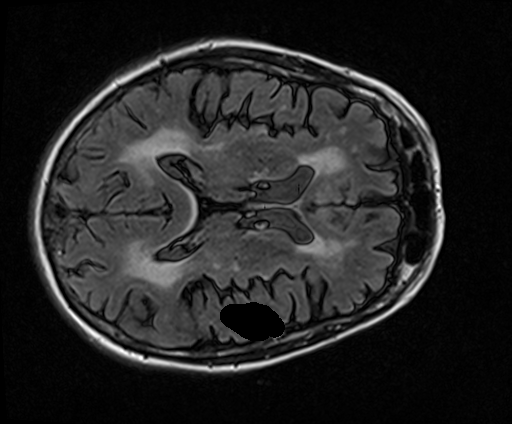
#> input picture Vision Artificial/Material Didactico/MaterialDocente/CODIGO/PECs_anteriores/imagenes/FL_s00082_21.png, 512 x 424 px
$ jupyter execute image_generate_noise.ipynb   (shell and % lines are left out)
#> lines starting #> are read from the running program, lines starting #| are printed output that depends on the picture; long printed decimals are rounded
# Generar y analizar distintos tipos de ruido

## Tipos de ruido
Ruído sal y pimienta: se caracteriza por una distribución aleatoria de píxeles blancos y negros (fallo del sensor a nivel de pixel).

Ruido Gausiano: el ruido Gaussiano muestra una densidad de probabilidad que responde a una distribución normal (o distribución de Gauss). Si un ruido es Gaussiano, la probabilidad que se aleje de más de 3σ del valor promedio es muy baja. Está asociado con la radiación electromagnética.

Ruido Impulsivo: El ruido impulsivo es aquel ruido cuya intensidad aumenta bruscamente durante un impulso. La duración de este impulso es breve en comparación con el tiempo que transcurre entre un impulso y otro. Es similar al ruido sal y pimienta pero, en general, no tendría por qué saturar el valor de los pixeles.

Ruido Speckle (multiplicativo): https://en.wikipedia.org/wiki/Speckle_noise
Speckle is a granular 'noise' that inherently exists in and degrades the quality of the active radar, synthetic aperture radar (SAR), medical ultrasound and optical coherence tomography images.
The vast majority of surfaces, synthetic or natural, are extremely rough on the scale of the wavelength. Images obtained from these surfaces by coherent imaging systems such as laser, SAR, and ultrasound suffer from a common phenomenon called speckle. Speckle, in both cases, is primarily due to the interference of the returning wave at the transducer aperture. The origin of this noise is seen if we model our reflectivity function as an array of scatterers. Because of the finite resolution, at any time we are receiving from a distribution of scatterers within the resolution cell. These scattered signals add coherently; that is, they add constructively and destructively depending on the relative phases of each scattered waveform. Speckle noise results from these patterns of constructive and destructive interference shown as bright and dark dots in the image.

Ruido Poisson: https://en.wikipedia.org/wiki/Image_noise#Shot_noise
The dominant noise in the darker parts of an image from an image sensor is typically that caused by statistical quantum fluctuations, that is, variation in the number of photons sensed at a given exposure level. This noise is known as photon shot noise. Shot noise has a root-mean-square value proportional to the square root of the image intensity, and the noises at different pixels are independent of one another. Shot noise follows a Poisson distribution, which except at very low intensity levels approximates a Gaussian distribution.

Ruido aditivo periódico: https://en.wikipedia.org/wiki/Image_noise#Periodic_noise
A common source of periodic noise in an image is from electrical or electromechanical interference during the image capturing process. An image affected by periodic noise will look like a repeating pattern has been added on top of the original image. In the frequency domain this type of noise can be seen as discrete spikes.

Tutorial "operations with images": https://docs.opencv.org/3.4/d5/d98/tutorial_mat_operations.html

## Función principal:

def noisy(noise_typ,image,params):

Parameters:
    image : ndarray
        Input image data. It will be converted to float in the range [0,1].
        Implemented for 1 and N channels
    mode : str
        One of the following strings, selecting the type of noise to add:

        'gauss'     Gaussian-distributed additive noise.
        'poisson'   Poisson-distributed noise generated from the data.
        's&p'       Salt and Pepper. It replaces random pixels with 0 or 1.
        'speckle'   Multiplicative noise using noisy = image + n*image, where
                    n is uniform noise with specified mean & variance.
        'add_per'   Additive periodic noise
        'spatial'   Additive noise using the expression noisy = image + wG*Gn + wR*Rn,
                    where wG and wR are weights, Gn is a spatial gauss bell and Rn is
                    white noise.
    params: tuple. This params are mode specific. See the code bellow.

## ### CONFIGURAR PATH DE LA IMAGEN #####

[cell 1]
## ### CONFIGURAR PATH DE LA IMAGEN #####

imagePath="imagenes/FL_s00082_21.png"
print("\n imagePath = ", imagePath, "\n")

[cell 2]
import numpy as np
import os
import cv2
from matplotlib import pyplot as plt

[cell 3]
def normalizar(I):
    return (I - I.min()) / (I.max()-I.min())

[cell 4]
def acumulado(image):
    step = 1/256.0
    h=np.zeros(256,np.float32)
    for i in range(1,256):
        h[i] = sum(np.float64(image)<=i*step)
    #print(h)
    return h

[cell 5]
def compareHistograms(I1,I2,title1,title2):
    plt.figure()
    plt.subplot(2, 1, 1)
    plt.hist(I1.ravel(),256,[0,1])
    plt.title(title1)
    plt.ylabel('N')
    plt.xlabel('intensity')
    #plt.show()
    #plt.pause(1)

    plt.subplot(2, 1, 2)
    plt.hist(I2.ravel(),256,[0,1])
    plt.title(title2)
    plt.ylabel('N')
    plt.xlabel('intensity')

    plt.subplots_adjust(left=None, bottom=None, right=None, top=None, wspace=None, hspace=0.6)

    plt.show()
    plt.pause(1)

[cell 6]
def noisy(noise_typ,image,params):

   if np.size(image.shape)==2:
       ch = 1
       row,col= image.shape
   else:
       row,col,ch= image.shape

   # definiciones de cada tipo de ruido.
   if noise_typ == "gauss":
      mean = params[0]
      var = params[1]

      sigma = var**0.5
      if ch == 1:
          gauss = np.random.normal(mean,sigma,(row,col))
      else:
          gauss = np.random.normal(mean,sigma,(row,col,ch))

      #gauss = gauss.reshape(row,col,ch)
      noisy = image + gauss   # ruido aditivo
      return noisy

   elif noise_typ == "s&p":
      s_vs_p = params[0]
      amount = params[1]
      noisy = np.copy(image)
      # Salt mode
      num_salt = np.ceil(amount * image.size * s_vs_p)
      coords = [np.random.randint(0, i - 1, int(num_salt)) for i in image.shape]
      noisy[tuple(coords)] = 1
      # Pepper mode
      num_pepper = np.ceil(amount* image.size * (1. - s_vs_p))
      coords = [np.random.randint(0, i - 1, int(num_pepper)) for i in image.shape]
      noisy[tuple(coords)] = 0
      return noisy
   elif noise_typ == "poisson":
      vals = len(np.unique(image))
      vals = 2 ** np.ceil(np.log2(vals))
      noisy = np.random.poisson(image * vals) / float(vals)

      # [20 lines of commented-out code are left out]
      return noisy

   elif noise_typ =="speckle":
      mean = params[0]
      var = params[1]
      sigma = var**0.5
      if ch == 1:
          gauss = np.random.normal(mean,sigma,(row,col))
      else:
          gauss = np.random.normal(mean,sigma,(row,col,ch))
      noisy = image + image * gauss
      return noisy

   elif noise_typ =="add_per":
      # ruido horizontal:
      pattern = np.zeros(image.shape)
      numBars = params[0]
      nivel= (params[1], params[2])
      step = int(np.floor(image.shape[0]/numBars))
      for i in range(0,numBars+1):
          if i%2:
              pattern[i*step:min((i+1)*step,image.shape[0]), :] = nivel[0]
          else:
              pattern[i*step:min((i+1)*step,image.shape[0]), :] = nivel[1]
      noisy = image + pattern
      return noisy

   elif noise_typ =="spatial":

        sigma = params[0]  # 50  #; %150;
        pesoG = params[1]
        pesoR = params[2]

        vx=np.arange(0,col)
        x = np.repeat(vx[np.newaxis,:], row, 0) - round(col/2)
        vy=np.arange(0,row)
        y = np.repeat(vy[:,np.newaxis], col, 1) - round(row/2)

        P = -( (x)**2 + (y)**2 )   /   (2*sigma**2)
        G = (1/2*np.pi*sigma)*np.exp(P)
        Gn = normalizar(G)
        #cv2.imshow("Gnorm", Gnorm)
        #key = cv2.waitKey(1)
        if ch == 1:
            Rn = np.random.uniform(0,1,(row,col))
        else:
            Rn = np.random.uniform(0,1,(row,col,ch))
        #cv2.imshow("R", R)
        #key = cv2.waitKey(1)
        noisy = normalizar(image + 0.3*Gn + 0.1*Rn)
        #cv2.imshow("noisy", noisy)
        #key = cv2.waitKey(1)
        return noisy, Gn, Rn

Secciones de la práctica:
----

[cell 7]
# cargar imagen de fichero
image0 = cv2.imread(imagePath,0)
#> image0 is the input picture: shape (424, 512); min 0, max 255, mean 35.5

# visualizarla con matplotlib inline
plt.imshow(image0, cmap='gray')

# visualizarla con openCV
cv2.imshow("orig",image0)
key = cv2.waitKey(20)
#> (key Esc is pressed here)

# normalizar la imagen al rango [0,1] de tipo float para facilitar las operaciones
image = image0.astype(np.float32)
imageN = normalizar(image)   #(image-image.min()) / (image.max()-image.min())

plt.figure()
plt.hist(imageN.ravel(),256,[0,1])
plt.ylabel('N')
plt.xlabel('intensity')
plt.show()
#> figure, not shown here; tallest bar 25483 high, from x = 0.0117 to 0.0156
plt.pause(1)

En el histograma de la imagen original se aprecia que hay una gran cantidad de pixeles cercanos al cero (ver pico),  una cantidad significativa de pixeles en [0.2,0.3] y algunos pixeles con valores superiores a 0.4 que están muy distribuidos.

# 2.1 Ruido sal y pimienta

[cell 8]
# 2.1 Ruido sal y pimienta
Isap = noisy("s&p",imageN, (0.5, 0.04))

plt.imshow(Isap, cmap='gray')
compareHistograms(imageN,Isap, "Histogram: Original Image", "Histogram:: Isap")

cv2.imshow("s&p",Isap)
key = cv2.waitKey(20)
#> (key Esc is pressed here)

El ruido sal y pimienta es bastante visible en la imagen original (en este caso, la "sal", porque la "pimienta" se confunde con el fondo). En el hostograma se aprecia un pico en "1".

# 2.2 Ruido gaussiano

[cell 9]
# 2.2 Ruido gaussiano
Igauss = noisy("gauss",imageN, (0,0.01))

plt.imshow(Igauss, cmap='gray')
compareHistograms(imageN,Igauss, "Histogram: Original Image", "Histogram: Igauss")

cv2.imshow("gauss",Igauss)
key = cv2.waitKey(20)
#> (key Esc is pressed here)

El ruido gaussiano corrompe la imagen de manera que el histograma deja de ser significativo cuando se aumenta el valor de la varianza.

# 2.3 Ruido impulsivo
El ruido impulsivo es aquel ruido cuya intensidad aumenta bruscamente durante un impulso. La duración de este impulso es breve en comparación con el tiempo que transcurre entre un impulso y otro. Es similar al ruido sal y pimienta pero, en general, no tendría por qué saturar el valor de los píxeles.

# 2.4 Ruido speckle

[cell 10]
# 2.4 Ruido speckle
Ispeckle = noisy("speckle",imageN, (0, 0.05))

plt.imshow(Ispeckle, cmap='gray')
compareHistograms(imageN,Ispeckle, "Histogram: Original Image", "Histogram Ispeckle")

cv2.imshow("speckle",Ispeckle)
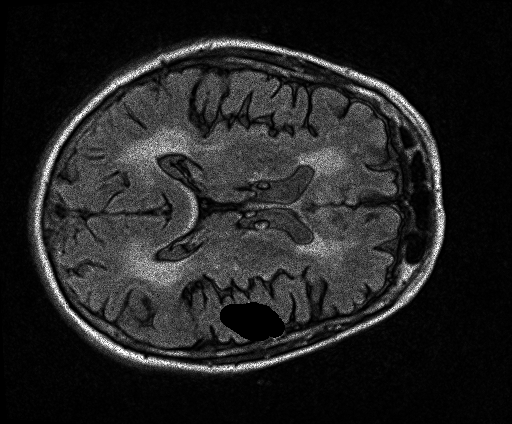
#> window 'speckle': shape (424, 512); min 0, max 255, mean 35
key = cv2.waitKey(20)
#> (key Esc is pressed here)

# 2.5 Ruido Poisson

[cell 11]
# 2.5 Ruido Poisson
Ipoisson = noisy("poisson",imageN, 0)

plt.imshow(Ipoisson, cmap='gray')
compareHistograms(imageN,Ipoisson, "Histogram: Original Image", "Histogram: Ipoisson")

cv2.imshow("poisson",Ipoisson)
key = cv2.waitKey(20)
#> (key Esc is pressed here)

# 2.6 Ruido aditivo periódico

[cell 12]
# 2.6 Ruido aditivo periódico
Iadd_per = noisy("add_per", imageN, (10, .10, .40))
#> in noisy (call 5), `noisy = image + pattern`:
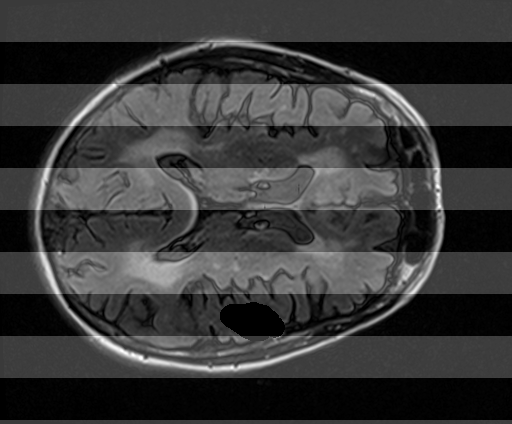
#> noisy: shape (424, 512) float64; min 0.1, max 1.4, mean 0.391; drawn with min black and max white
cv2.imshow("Iadd_per",Iadd_per)
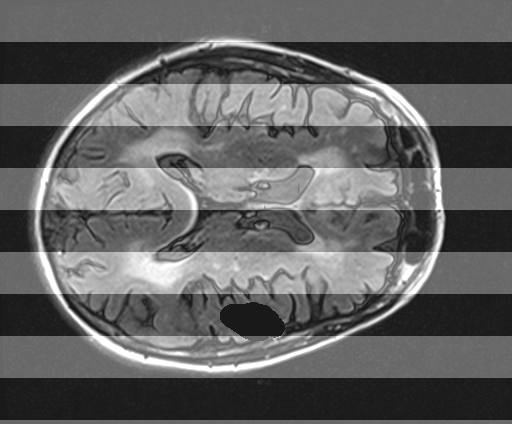
#> window 'Iadd_per': shape (424, 512); min 25, max 255, mean 99
key = cv2.waitKey(20)
#> (key Esc is pressed here)
plt.imshow(Iadd_per, cmap='gray')
compareHistograms(imageN,Iadd_per, "Histogram: Original Image", "Histogram: Iadd_per")

Obsérvese cómo se repite el histograma inicial para los dos valores del ruido periódico añadido (se aprecian pequeñas variaciones porque el histograma original se calcula sobre toda la imagen y éste se divide en dos grupos de pixeles en cada periodo). La adición de una constante conlleva una traslación del histograma.

# 2.7 Ruido espacial

[cell 13]
# 2.7 Ruido espacial
Ispatial, Ig, W = noisy("spatial",imageN, (150,0.3,0.1))
#> in noisy (call 6), `G = (1/2*np.pi*sigma)*np.exp(P)`:
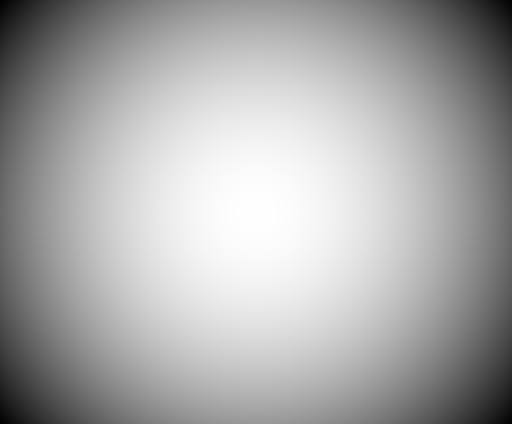
#> P: shape (424, 512) float64; min -2.46, max 0, mean -0.818; drawn with min black and max white
#> in normalizar (call 3), `return (I - I.min()) / (I.max()-I.min())`:
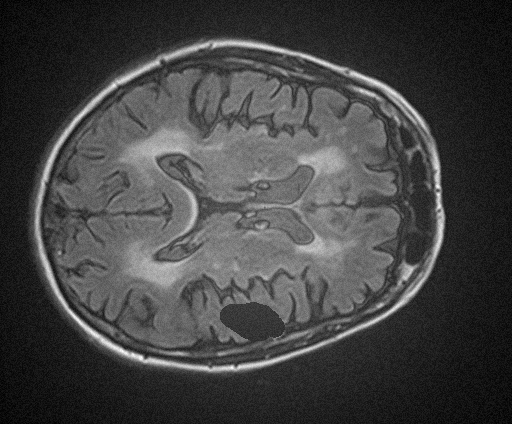
#> returned value: shape (424, 512) float64; min 0, max 1, mean 0.263
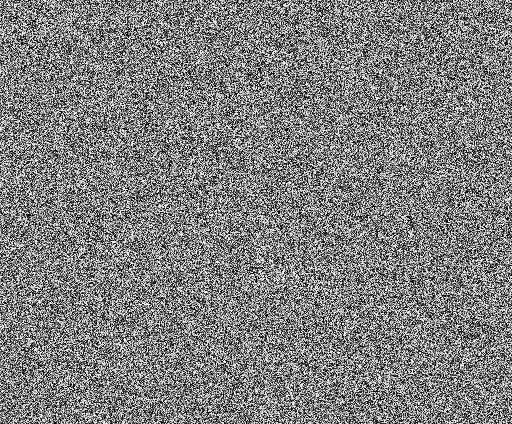
#> W: shape (424, 512) float64; min 2.69e-05, max 1, mean 0.501

plt.imshow(Ispatial, cmap='gray')
plt.title("Image with Noise: Ispatial, sigma=150")
plt.show()
plt.imshow(Ig, cmap='gray')
plt.title("Spatial Noise component: Ig, sigma=150")
plt.show()
plt.imshow(W, cmap='gray')
plt.title("Uniform White Noise component: W, sigma=150")
plt.show()
plt.hist(Ig.ravel(),256,[0,1])
plt.title("Histogram: Spatial Gaussian component")
plt.show()
#> figure, not shown here; tallest bar 1368 high, from x = 0.316 to 0.32
plt.hist(W.ravel(),256,[0,1])
plt.title("Histogram: White noise component (uniform distribution)")
plt.show()
#> figure, not shown here; tallest bar 920 high, from x = 0.621 to 0.625
plt.pause(1)

compareHistograms(imageN,Ispatial, "Histogram: Original Image", "Histogram: Image with Noise (Ispatial)")

cv2.imshow("Ispatial",Ispatial)
key = cv2.waitKey(20)
#> (key Esc is pressed here)

# 2.8 Ruido espacial

[cell 14]
# 2.8 Ruido espacial
sigma=50

Ispatial, Ig, W = noisy("spatial",imageN, (sigma,0.3,0.1))
#> in noisy (call 7), `Gn = normalizar(G)`:
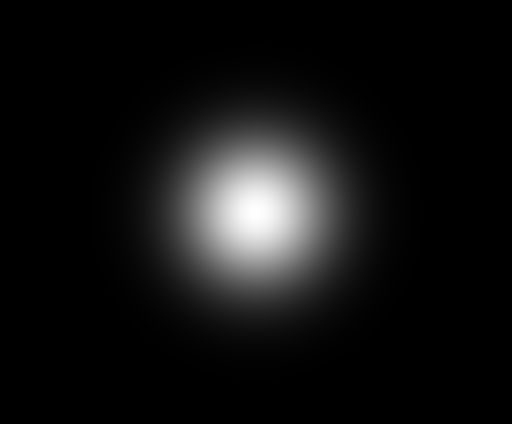
#> G: shape (424, 512) float64; min 1.99e-08, max 78.54, mean 5.7; drawn with min black and max white
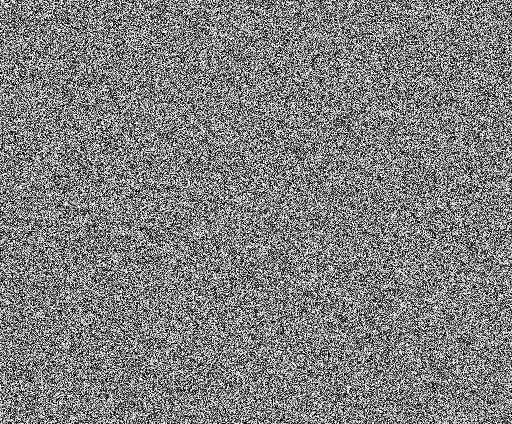
#> W: shape (424, 512) float64; min 3.52e-06, max 1, mean 0.501

plt.imshow(Ispatial, cmap='gray')
plt.title("Image with Noise: Ispatial, sigma=50")
plt.show()
plt.imshow(Ig, cmap='gray')
plt.title("Spatial Noise component: Ig, sigma=50")
plt.show()
plt.imshow(W, cmap='gray')
plt.title("Uniform White Noise component: W, sigma=50")
plt.show()

plt.hist(Ig.ravel(),256,[0,1])
plt.title("Histogram: Spatial Gaussian component")
plt.show()
#> figure, not shown here; tallest bar 129947 high, from x = 0 to 0.00391

plt.hist(W.ravel(),256,[0,1])
plt.title("Histogram: White noise component (uniform distribution)")
plt.show()
#> figure, not shown here; tallest bar 924 high, from x = 0.00781 to 0.0117
plt.pause(1)

compareHistograms(imageN,Ispatial, "Histogram: Original Image", "Histogram: Image with Noise (Ispatial)")

cv2.imshow("Ispatial",Ispatial)
key = cv2.waitKey(20)
#> (key Esc is pressed here)

# 2.9 Compare ambos los resultados de 2.7 y 2.8.

Es conveniente realizar en análisis en el dominio de la imagen y también en el histograma. No entramos en el dominio de la frecuencia.

En el dominio de la imagen:
- la componente espacial está más concentrada en 2.8 que 2.7. Esto se aprecia en un mayor aclarado en el centro de la imagen en 2.8.
- el ruido aleatorio con distribución uniforme no se aprecia porque su contribución es muy pequeña (10% de variación en la intensidad)

# 2.10- Explique cómo diseñaría un filtro para corregir el ruido del tipo del apartado 2.8.

Como el ruido en el apartado 2.8 se ha generado utilizando dos componentes independientes, lo más sencillo es definir un filtro para cada tipo de ruido. En este caso, la componente aleatoria se puede eliminar utilizando filtros que eliminen las altas frecuencias y mantengan los bordes, como el filtro de gaussiana o el filtro de mediana. Para la componente espacial, sabemos que tiene una forma gaussiana 2D (campana, distribución normal). Sería necesario analizar las componentes de baja frecuencia de la señal para estimar el filtro óptimo. Sin embargo, si esto no fuera posible, podría ser suficiente con estimar groseramente la amplitud de la campana y filtrar las componentes que tienen una frecuencia superior a ésta. Por ejemplo, mediante un filtrado morfológico se pueden detectar las componentes de baja frecuencia y después restárselas a la señal de entrada (Top Hat = Input image - Opening image).

# Impleméntelo.

[cell 15]
Ispatial
plt.imshow(Ispatial, cmap='gray')
plt.title("Image with Noise: Ispatial, sigma=50")
plt.show()

Ifiltmedian = cv2.medianBlur(Ispatial.astype(np.float32), 3)

plt.imshow(Ifiltmedian, cmap='gray')
plt.title("Image filtered with median")
plt.show()
#cv2.imshow("Ifiltmedian",Ifiltmedian)
#key = cv2.waitKey(1)

Ibiascorrected = cv2.morphologyEx( Ifiltmedian, cv2.MORPH_TOPHAT, cv2.getStructuringElement(cv2.MORPH_ELLIPSE, (150,150)) )

plt.imshow(Ibiascorrected, cmap='gray')
plt.title("Final result after filtering very low spatial frequencies (bias corrected)")
plt.show()
#cv2.imshow("Ibiascorrected",Ibiascorrected)
#key = cv2.waitKey(1)

plt.imshow(Ifiltmedian - Ibiascorrected, cmap='gray')
plt.title("Bias image")
plt.show()
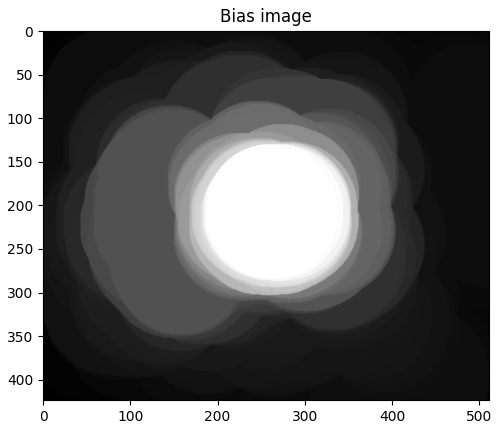
#> figure drawn by matplotlib, 1 panel
#cv2.imshow("Bias image",Ifiltmedian - Ibiascorrected)
#key = cv2.waitKey(1)

Como se puede apreciar, el resultado final tiene menos intensidad que el original, por lo que convendría volver a normalizar entre 0 y 1.

Obsérvese también que el valor de intensidad mínimo es negativo (esto hay que tenerlo en cuenta, por ejemplo, eliminando las intensidades negativas o subiendo el valor de intensidad).

El resultado obtenido mantiene la forma del histograma, pero no los niveles de intensidad. Para muchas aplicaciones esto es suficiente.

[cell 16]
print("rango de la imagen = ", Ibiascorrected.min(), Ibiascorrected.max())
#| rango de la imagen =  -0.03578 0.8946


plt.imshow(normalizar(Ibiascorrected), cmap='gray')
plt.title("Final result normalized")
plt.show()

compareHistograms(imageN, Ibiascorrected, "Noisy image","Denoised image")
#> in compareHistograms (call 8), `plt.show()`:
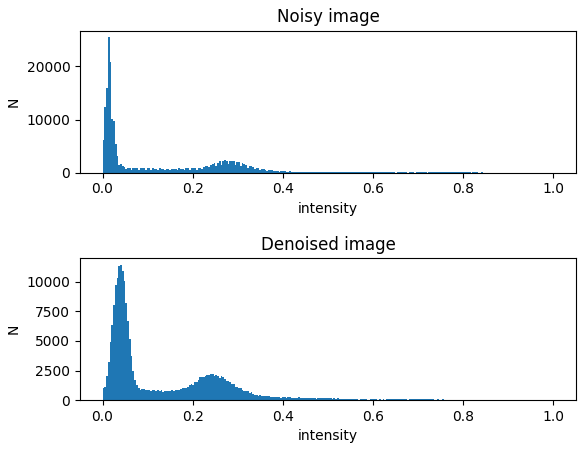
#> figure drawn by matplotlib, 2 panels; panel 1: tallest bar 25483 high, from x = 0.0117 to 0.0156; panel 2: tallest bar 11415 high, from x = 0.0391 to 0.043
